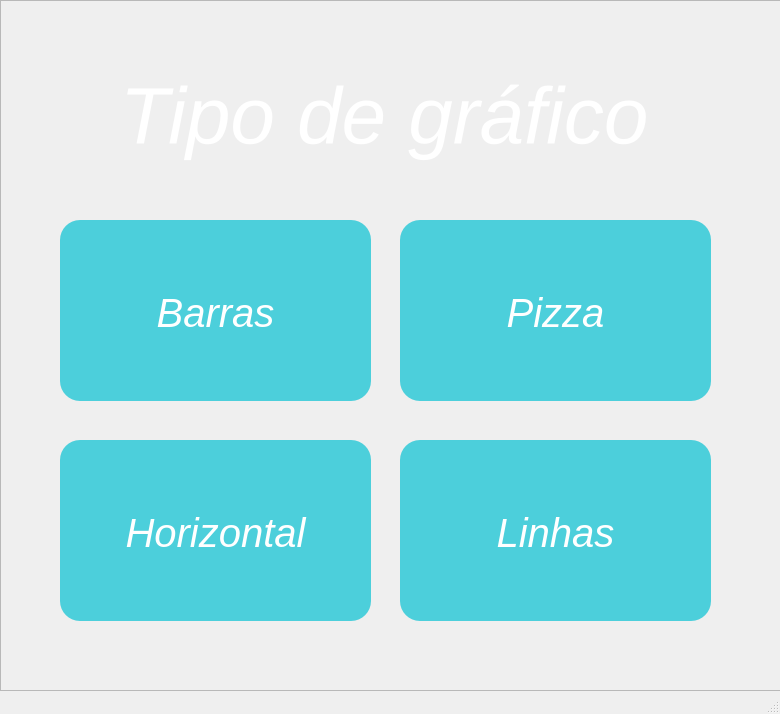
<?xml version="1.0" encoding="UTF-8"?>
<ui version="4.0">
 <class>MainWindow</class>
 <widget class="QMainWindow" name="MainWindow">
  <property name="geometry">
   <rect>
    <x>0</x>
    <y>0</y>
    <width>780</width>
    <height>714</height>
   </rect>
  </property>
  <property name="palette">
   <palette>
    <active/>
    <inactive/>
    <disabled/>
   </palette>
  </property>
  <property name="windowTitle">
   <string>MainWindow</string>
  </property>
  <property name="styleSheet">
   <string notr="true">#sidebarFrame {
background: #8af;
border: none;
border-right: 1px solid black;
}

#backgroundFrame {
background: #fff;
border: none;
border-right: 1px solid black;
}


#pushButton {
background-color: #4ccfdb;
border: none;
padding-top: 5px;
color: #fff;
border-radius: 20px;
font-size: 40px;
font: italic;

}

#pushButton:hover {
background-color:#2dd8e7;
}

#pushButton2 {
background-color: #4ccfdb;
border: none;
padding-top: 5px;
color: #fff;
border-radius: 20px;
font-size: 40px;
font: italic;

}

#pushButton2:hover {
background-color:#2dd8e7;
}

#pushButton3 {
background-color: #4ccfdb;
border: none;
padding-top: 5px;
color: #fff;
border-radius: 20px;
font-size: 40px;
font: italic;

}

#pushButton3:hover {
background-color:#2dd8e7;
}

#pushButton4 {
background-color: #4ccfdb;
border: none;
padding-top: 5px;
color: #fff;
border-radius: 20px;
font-size: 40px;
font: italic;

}

#pushButton4:hover {
background-color:#2dd8e7;
}</string>
  </property>
  <widget class="QWidget" name="centralwidget">
   <property name="palette">
    <palette>
     <active>
      <colorrole role="WindowText">
       <brush brushstyle="SolidPattern">
        <color alpha="255">
         <red>0</red>
         <green>0</green>
         <blue>0</blue>
        </color>
       </brush>
      </colorrole>
      <colorrole role="Button">
       <brush brushstyle="SolidPattern">
        <color alpha="255">
         <red>255</red>
         <green>255</green>
         <blue>255</blue>
        </color>
       </brush>
      </colorrole>
      <colorrole role="Light">
       <brush brushstyle="SolidPattern">
        <color alpha="255">
         <red>255</red>
         <green>255</green>
         <blue>255</blue>
        </color>
       </brush>
      </colorrole>
      <colorrole role="Midlight">
       <brush brushstyle="SolidPattern">
        <color alpha="255">
         <red>255</red>
         <green>255</green>
         <blue>255</blue>
        </color>
       </brush>
      </colorrole>
      <colorrole role="Dark">
       <brush brushstyle="SolidPattern">
        <color alpha="255">
         <red>127</red>
         <green>127</green>
         <blue>127</blue>
        </color>
       </brush>
      </colorrole>
      <colorrole role="Mid">
       <brush brushstyle="SolidPattern">
        <color alpha="255">
         <red>170</red>
         <green>170</green>
         <blue>170</blue>
        </color>
       </brush>
      </colorrole>
      <colorrole role="Text">
       <brush brushstyle="SolidPattern">
        <color alpha="255">
         <red>0</red>
         <green>0</green>
         <blue>0</blue>
        </color>
       </brush>
      </colorrole>
      <colorrole role="BrightText">
       <brush brushstyle="SolidPattern">
        <color alpha="255">
         <red>255</red>
         <green>255</green>
         <blue>255</blue>
        </color>
       </brush>
      </colorrole>
      <colorrole role="ButtonText">
       <brush brushstyle="SolidPattern">
        <color alpha="255">
         <red>0</red>
         <green>0</green>
         <blue>0</blue>
        </color>
       </brush>
      </colorrole>
      <colorrole role="Base">
       <brush brushstyle="SolidPattern">
        <color alpha="255">
         <red>255</red>
         <green>255</green>
         <blue>255</blue>
        </color>
       </brush>
      </colorrole>
      <colorrole role="Window">
       <brush brushstyle="SolidPattern">
        <color alpha="255">
         <red>255</red>
         <green>255</green>
         <blue>255</blue>
        </color>
       </brush>
      </colorrole>
      <colorrole role="Shadow">
       <brush brushstyle="SolidPattern">
        <color alpha="255">
         <red>0</red>
         <green>0</green>
         <blue>0</blue>
        </color>
       </brush>
      </colorrole>
      <colorrole role="AlternateBase">
       <brush brushstyle="SolidPattern">
        <color alpha="255">
         <red>255</red>
         <green>255</green>
         <blue>255</blue>
        </color>
       </brush>
      </colorrole>
      <colorrole role="ToolTipBase">
       <brush brushstyle="SolidPattern">
        <color alpha="255">
         <red>255</red>
         <green>255</green>
         <blue>220</blue>
        </color>
       </brush>
      </colorrole>
      <colorrole role="ToolTipText">
       <brush brushstyle="SolidPattern">
        <color alpha="255">
         <red>0</red>
         <green>0</green>
         <blue>0</blue>
        </color>
       </brush>
      </colorrole>
     </active>
     <inactive>
      <colorrole role="WindowText">
       <brush brushstyle="SolidPattern">
        <color alpha="255">
         <red>0</red>
         <green>0</green>
         <blue>0</blue>
        </color>
       </brush>
      </colorrole>
      <colorrole role="Button">
       <brush brushstyle="SolidPattern">
        <color alpha="255">
         <red>255</red>
         <green>255</green>
         <blue>255</blue>
        </color>
       </brush>
      </colorrole>
      <colorrole role="Light">
       <brush brushstyle="SolidPattern">
        <color alpha="255">
         <red>255</red>
         <green>255</green>
         <blue>255</blue>
        </color>
       </brush>
      </colorrole>
      <colorrole role="Midlight">
       <brush brushstyle="SolidPattern">
        <color alpha="255">
         <red>255</red>
         <green>255</green>
         <blue>255</blue>
        </color>
       </brush>
      </colorrole>
      <colorrole role="Dark">
       <brush brushstyle="SolidPattern">
        <color alpha="255">
         <red>127</red>
         <green>127</green>
         <blue>127</blue>
        </color>
       </brush>
      </colorrole>
      <colorrole role="Mid">
       <brush brushstyle="SolidPattern">
        <color alpha="255">
         <red>170</red>
         <green>170</green>
         <blue>170</blue>
        </color>
       </brush>
      </colorrole>
      <colorrole role="Text">
       <brush brushstyle="SolidPattern">
        <color alpha="255">
         <red>0</red>
         <green>0</green>
         <blue>0</blue>
        </color>
       </brush>
      </colorrole>
      <colorrole role="BrightText">
       <brush brushstyle="SolidPattern">
        <color alpha="255">
         <red>255</red>
         <green>255</green>
         <blue>255</blue>
        </color>
       </brush>
      </colorrole>
      <colorrole role="ButtonText">
       <brush brushstyle="SolidPattern">
        <color alpha="255">
         <red>0</red>
         <green>0</green>
         <blue>0</blue>
        </color>
       </brush>
      </colorrole>
      <colorrole role="Base">
       <brush brushstyle="SolidPattern">
        <color alpha="255">
         <red>255</red>
         <green>255</green>
         <blue>255</blue>
        </color>
       </brush>
      </colorrole>
      <colorrole role="Window">
       <brush brushstyle="SolidPattern">
        <color alpha="255">
         <red>255</red>
         <green>255</green>
         <blue>255</blue>
        </color>
       </brush>
      </colorrole>
      <colorrole role="Shadow">
       <brush brushstyle="SolidPattern">
        <color alpha="255">
         <red>0</red>
         <green>0</green>
         <blue>0</blue>
        </color>
       </brush>
      </colorrole>
      <colorrole role="AlternateBase">
       <brush brushstyle="SolidPattern">
        <color alpha="255">
         <red>255</red>
         <green>255</green>
         <blue>255</blue>
        </color>
       </brush>
      </colorrole>
      <colorrole role="ToolTipBase">
       <brush brushstyle="SolidPattern">
        <color alpha="255">
         <red>255</red>
         <green>255</green>
         <blue>220</blue>
        </color>
       </brush>
      </colorrole>
      <colorrole role="ToolTipText">
       <brush brushstyle="SolidPattern">
        <color alpha="255">
         <red>0</red>
         <green>0</green>
         <blue>0</blue>
        </color>
       </brush>
      </colorrole>
     </inactive>
     <disabled>
      <colorrole role="WindowText">
       <brush brushstyle="SolidPattern">
        <color alpha="255">
         <red>127</red>
         <green>127</green>
         <blue>127</blue>
        </color>
       </brush>
      </colorrole>
      <colorrole role="Button">
       <brush brushstyle="SolidPattern">
        <color alpha="255">
         <red>255</red>
         <green>255</green>
         <blue>255</blue>
        </color>
       </brush>
      </colorrole>
      <colorrole role="Light">
       <brush brushstyle="SolidPattern">
        <color alpha="255">
         <red>255</red>
         <green>255</green>
         <blue>255</blue>
        </color>
       </brush>
      </colorrole>
      <colorrole role="Midlight">
       <brush brushstyle="SolidPattern">
        <color alpha="255">
         <red>255</red>
         <green>255</green>
         <blue>255</blue>
        </color>
       </brush>
      </colorrole>
      <colorrole role="Dark">
       <brush brushstyle="SolidPattern">
        <color alpha="255">
         <red>127</red>
         <green>127</green>
         <blue>127</blue>
        </color>
       </brush>
      </colorrole>
      <colorrole role="Mid">
       <brush brushstyle="SolidPattern">
        <color alpha="255">
         <red>170</red>
         <green>170</green>
         <blue>170</blue>
        </color>
       </brush>
      </colorrole>
      <colorrole role="Text">
       <brush brushstyle="SolidPattern">
        <color alpha="255">
         <red>127</red>
         <green>127</green>
         <blue>127</blue>
        </color>
       </brush>
      </colorrole>
      <colorrole role="BrightText">
       <brush brushstyle="SolidPattern">
        <color alpha="255">
         <red>255</red>
         <green>255</green>
         <blue>255</blue>
        </color>
       </brush>
      </colorrole>
      <colorrole role="ButtonText">
       <brush brushstyle="SolidPattern">
        <color alpha="255">
         <red>127</red>
         <green>127</green>
         <blue>127</blue>
        </color>
       </brush>
      </colorrole>
      <colorrole role="Base">
       <brush brushstyle="SolidPattern">
        <color alpha="255">
         <red>255</red>
         <green>255</green>
         <blue>255</blue>
        </color>
       </brush>
      </colorrole>
      <colorrole role="Window">
       <brush brushstyle="SolidPattern">
        <color alpha="255">
         <red>255</red>
         <green>255</green>
         <blue>255</blue>
        </color>
       </brush>
      </colorrole>
      <colorrole role="Shadow">
       <brush brushstyle="SolidPattern">
        <color alpha="255">
         <red>0</red>
         <green>0</green>
         <blue>0</blue>
        </color>
       </brush>
      </colorrole>
      <colorrole role="AlternateBase">
       <brush brushstyle="SolidPattern">
        <color alpha="255">
         <red>255</red>
         <green>255</green>
         <blue>255</blue>
        </color>
       </brush>
      </colorrole>
      <colorrole role="ToolTipBase">
       <brush brushstyle="SolidPattern">
        <color alpha="255">
         <red>255</red>
         <green>255</green>
         <blue>220</blue>
        </color>
       </brush>
      </colorrole>
      <colorrole role="ToolTipText">
       <brush brushstyle="SolidPattern">
        <color alpha="255">
         <red>0</red>
         <green>0</green>
         <blue>0</blue>
        </color>
       </brush>
      </colorrole>
     </disabled>
    </palette>
   </property>
   <widget class="QWidget" name="verticalLayoutWidget">
    <property name="geometry">
     <rect>
      <x>0</x>
      <y>0</y>
      <width>781</width>
      <height>691</height>
     </rect>
    </property>
    <layout class="QVBoxLayout" name="verticalLayout">
     <item>
      <widget class="QFrame" name="frame">
       <property name="styleSheet">
        <string notr="true">#sidebarFrame {
background: #fff;
border: none;
border-right: 1px solid black;
}


#label {
background-image: url(:/newPrefix/background.png);
}</string>
       </property>
       <property name="frameShape">
        <enum>QFrame::StyledPanel</enum>
       </property>
       <property name="frameShadow">
        <enum>QFrame::Raised</enum>
       </property>
       <widget class="QLabel" name="label">
        <property name="geometry">
         <rect>
          <x>-180</x>
          <y>-80</y>
          <width>1221</width>
          <height>801</height>
         </rect>
        </property>
        <property name="text">
         <string/>
        </property>
       </widget>
       <widget class="QPushButton" name="pushButton">
        <property name="geometry">
         <rect>
          <x>60</x>
          <y>220</y>
          <width>311</width>
          <height>181</height>
         </rect>
        </property>
        <property name="text">
         <string>Barras</string>
        </property>
       </widget>
       <widget class="QPushButton" name="pushButton2">
        <property name="geometry">
         <rect>
          <x>400</x>
          <y>220</y>
          <width>311</width>
          <height>181</height>
         </rect>
        </property>
        <property name="text">
         <string>Pizza</string>
        </property>
       </widget>
       <widget class="QPushButton" name="pushButton3">
        <property name="geometry">
         <rect>
          <x>60</x>
          <y>440</y>
          <width>311</width>
          <height>181</height>
         </rect>
        </property>
        <property name="text">
         <string>Horizontal</string>
        </property>
       </widget>
       <widget class="QPushButton" name="pushButton4">
        <property name="geometry">
         <rect>
          <x>400</x>
          <y>440</y>
          <width>311</width>
          <height>181</height>
         </rect>
        </property>
        <property name="text">
         <string>Linhas</string>
        </property>
       </widget>
       <widget class="QLabel" name="label_2">
        <property name="geometry">
         <rect>
          <x>120</x>
          <y>30</y>
          <width>551</width>
          <height>171</height>
         </rect>
        </property>
        <property name="styleSheet">
         <string notr="true">font-size: 80px;
color: white;
font: italic;
</string>
        </property>
        <property name="text">
         <string>Tipo de gráfico</string>
        </property>
       </widget>
      </widget>
     </item>
    </layout>
   </widget>
  </widget>
  <widget class="QStatusBar" name="statusbar"/>
 </widget>
 <resources>
  <include location="../img/a.qrc"/>
 </resources>
 <connections/>
</ui>
